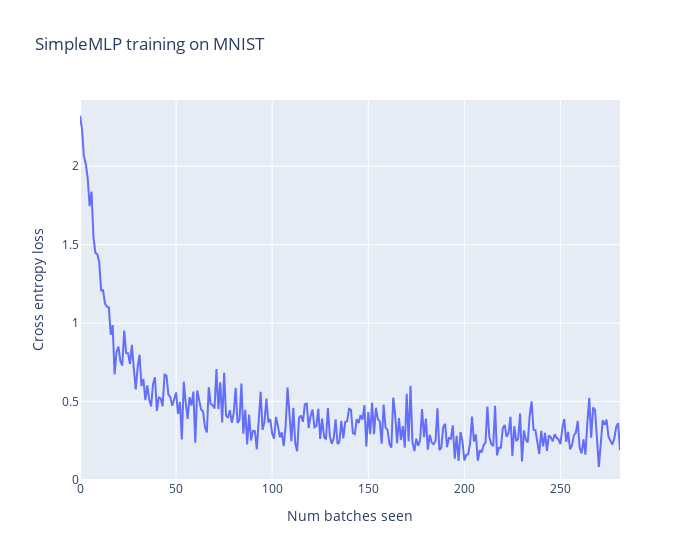

The code cell stored with this chart in its notebook:
### Markdown cell above
#### Training Loop

### Code cell
model = SimpleMLP().to(device)

batch_size = 64
epochs = 3

mnist_trainset, _ = get_mnist(subset = 10)
mnist_trainloader = DataLoader(mnist_trainset, batch_size=batch_size, shuffle=True)

optimizer = t.optim.Adam(model.parameters(), lr=1e-3)
loss_list = []

for epoch in tqdm(range(epochs)):
    for imgs, labels in mnist_trainloader:
        imgs = imgs.to(device)
        labels = labels.to(device)
        logits = model(imgs)
        loss = F.cross_entropy(logits, labels)
        loss.backward()
        optimizer.step()
        optimizer.zero_grad()
        loss_list.append(loss.item())   

line(
    loss_list, 
    yaxis_range=[0, max(loss_list) + 0.1],
    labels={"x": "Num batches seen", "y": "Cross entropy loss"}, 
    title="SimpleMLP training on MNIST",
    width=700
)

### Figure 1 — Plotly figure (JSON) as saved in the notebook; plotly's stock layout.template omitted (floating-point values rounded to 4 significant figures; data arrays with more than 128 entries replaced by an {"elided": "..."} marker saying what was removed)
{"data": [{"hovertemplate": "Num batches seen=%{x}<br>Cross entropy loss=%{y}<extra></extra>", "legendgroup": "", "line": {"color": "#636efa", "dash": "solid"}, "marker": {"symbol": "circle"}, "mode": "lines", "name": "", "orientation": "v", "showlegend": false, "type": "scatter", "x": {"elided": "282 int values"}, "xaxis": "x", "y": {"elided": "282 float values"}, "yaxis": "y"}], "layout": {"hovermode": "x unified", "legend": {"tracegroupgap": 0}, "title": {"text": "SimpleMLP training on MNIST"}, "width": 700, "xaxis": {"anchor": "y", "domain": [0, 1], "title": {"text": "Num batches seen"}}, "yaxis": {"anchor": "x", "domain": [0, 1], "range": [0, 2.423], "title": {"text": "Cross entropy loss"}}}}
